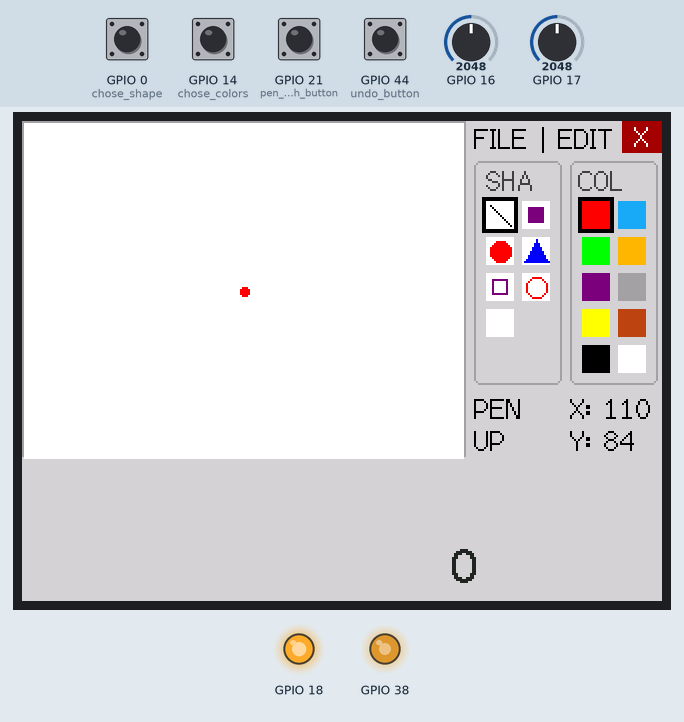
Bench run of a sketch on a simulated ESP32. On the bench: 320×240 colour display, output pins drawn as LEDs (lit = HIGH). The test bench sets the inputs (shaded band); at power-on: GPIO 0 (chose_shape), GPIO 14 (chose_colors), GPIO 21 (pen_push_button), GPIO 44 (undo_button) HIGH, GPIO 16 = 2048, GPIO 17 = 2048.

Above: at 1.4 s.
1.5 s: GPIO 21 (pen_push_button) pulled LOW for 0.15 s
At 2.5 s:
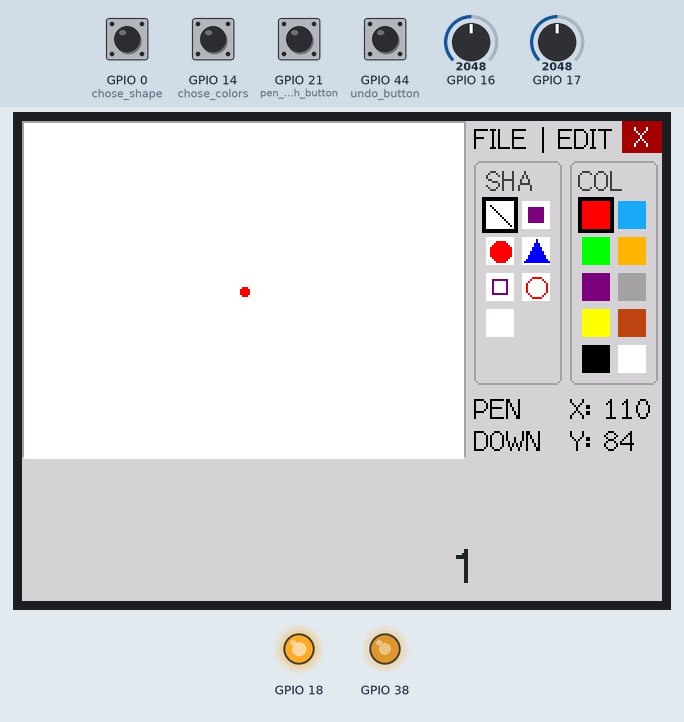
3.4 s: GPIO 0 (chose_shape) pulled LOW for 0.15 s
At 4.6 s:
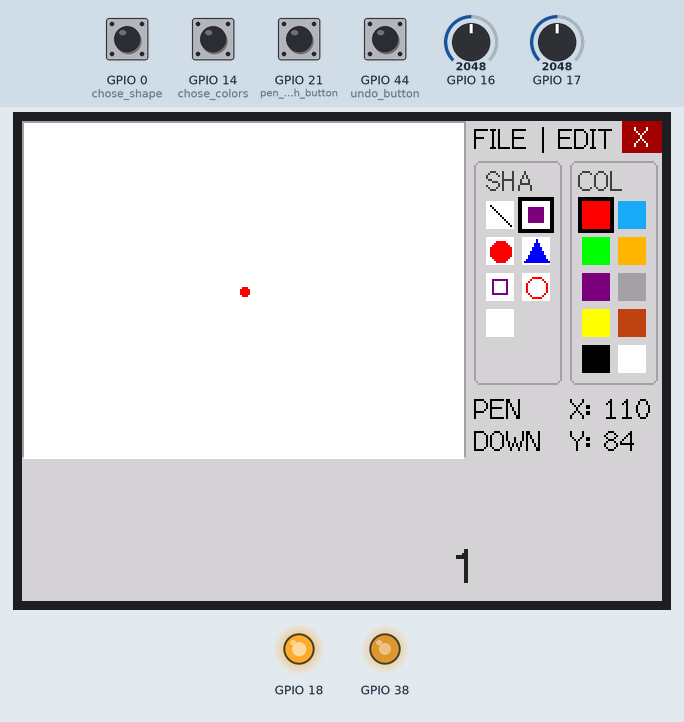
5.0 s: GPIO 16 set to 2145
6.6 s: GPIO 21 (pen_push_button) pulled LOW for 1 s
At 6.91 s:
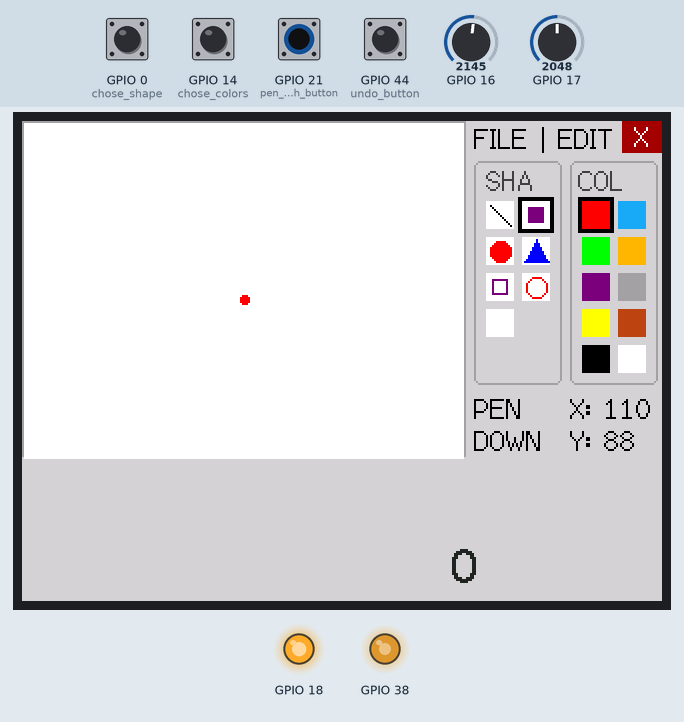
9.1 s: GPIO 44 (undo_button) pulled LOW for 0.15 s
At 9.18 s:
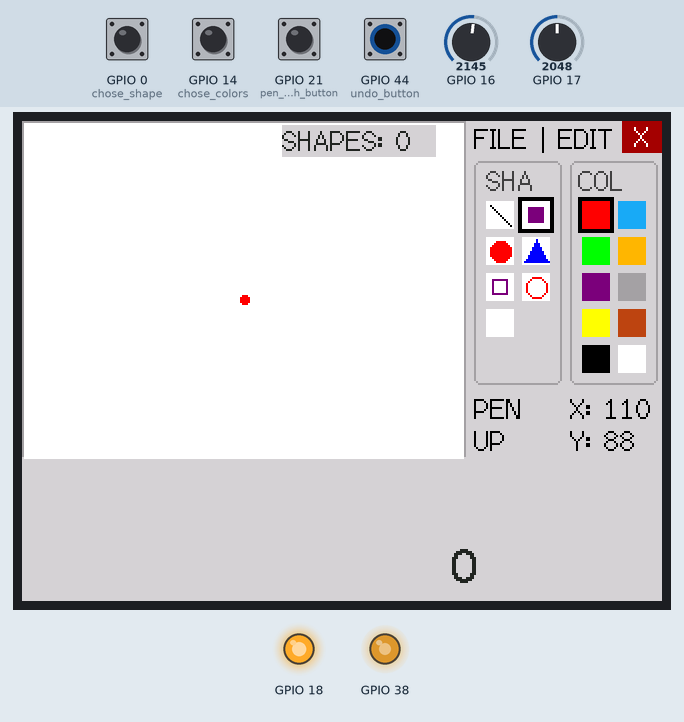
10.7 s: GPIO 14 (chose_colors) pulled LOW for 0.15 s
At 11.2 s:
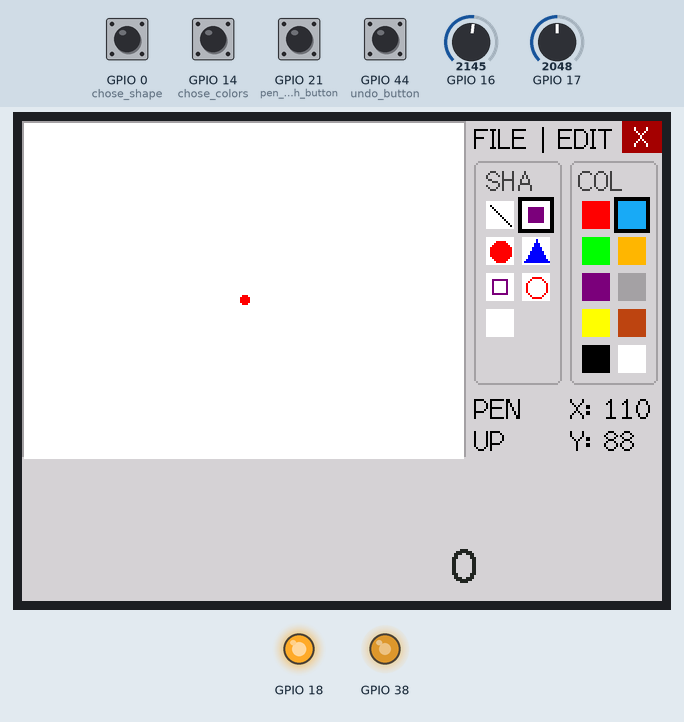
Timing chart, 0 to 13.3 s (numbered marks = the images above; inputs shaded):
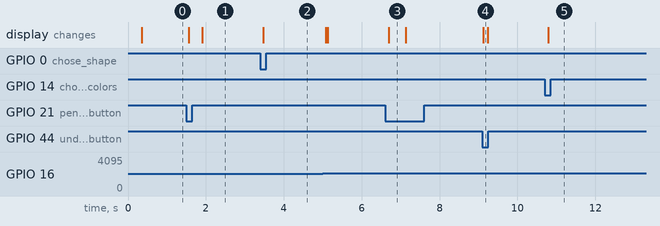

Measured:
- after the input at 1.5 s, the display: first changes after 0.06 s (image 1 shows a later state)
- after the input at 3.4 s, the display: changes after 0.07 s (image 2)
- after the input at 6.6 s, the display: changes after 0.10 s (image 3)
- after the input at 9.1 s, the display: changes at once (image 4)
- after the input at 10.7 s, the display: changes after 0.09 s (image 5)
- what the display in image 3 shows lasts 0.4 s, from 6.7 s to 7.1 s

The sketch:

Paint.ino
```cpp
#include <TFT_eSPI.h>
TFT_eSPI    tft = TFT_eSPI();
TFT_eSprite img = TFT_eSprite(&tft);
TFT_eSprite stats = TFT_eSprite(&tft);
#define gray  0xD69A
#define dgray 0xA514
#define ddgray 0x2124

int fase=0;
int debounce=0;
int debounce2=0;
int debounce3=0;
int debounce4=0;
int x,y;
int nShapes=0;
int chosenShape=0;
int tx1,ty1,tx2,ty2;

const int pwmFreq = 5000;
const int pwmResolution = 8;
const int pwmLedChannelTFT = 5;


int colorsY[10]={40,40,58,58,76,76,94,94,112,112};
int colorsX[10]={280,298,280,298,280,298,280,298,280,298};

int shapesY[8]={40,40,58,58,76,76,94,94};
int shapesX[8]={232,250,232,250,232,250,232,250};


unsigned short shapes[250][8];
const unsigned short colors[10]={TFT_RED,0x1D5E,TFT_GREEN,TFT_ORANGE,TFT_PURPLE,dgray,TFT_YELLOW, 0xBA22,TFT_BLACK,TFT_WHITE};
int c=0;

int imageW=220;
int imageH=168;

void setup() {
 pinMode(21,INPUT_PULLUP);  //pen push button
 pinMode(44,INPUT_PULLUP);   //undo button
 pinMode(0,INPUT_PULLUP);   //chose shape
 pinMode(14,INPUT_PULLUP);  //chose colors

  pinMode(18,OUTPUT);
  digitalWrite(18,1);

 tft.init();
 tft.setRotation(1);
 tft.fillScreen(gray);
 tft.setTextColor(TFT_WHITE,0xA000);
 tft.drawString(" X ",300,0,2);
  tft.setTextColor(TFT_BLACK,gray);

 tft.drawRect(0,0,imageW+2,imageH,dgray);
 tft.drawRoundRect(226,20,44,112,3,dgray);
 tft.drawRoundRect(274,20,44,112,3,dgray);

 tft.drawRoundRect(226,134,90,34,3,dgray);

 tft.drawString("FILE | EDIT",226,1,2);
 tft.setTextColor(0x4208,gray);
 tft.drawString("COL",278,22,2);
  tft.drawString("SHA",232,22,2);
 img.createSprite(imageW, imageH);
 stats.createSprite(90, 34);
 stats.setTextColor(TFT_BLACK,gray);
 img.fillSprite(TFT_WHITE);

shapes[0][0]=0;  //shape
shapes[0][1]=20; //x1 coordinae
shapes[0][2]=20; //x1 coordinae
shapes[0][3]=100; //x1 coordinae
shapes[0][4]=180; //x1 coordinae
shapes[0][5]=TFT_GREEN; //x1 coordinae
tft.setTextColor(ddgray,gray);
tft.drawString(String(fase),214,212,4);
//tft.fillRect(206,210,32,28,colors[c]);

int counter=0;

for(int j=0;j<10;j++)
tft.fillRect(colorsX[j],colorsY[j],14,14,colors[j]);
tft.drawRect(colorsX[c]-1,colorsY[c]-1,16,16,TFT_BLACK);
tft.drawRect(colorsX[c]-2,colorsY[c]-2,18,18,TFT_BLACK);

for(int m=0;m<7;m++)
tft.fillRect(shapesX[m],shapesY[m],14,14,TFT_WHITE);
tft.drawRect(shapesX[chosenShape]-1,shapesY[chosenShape]-1,16,16,TFT_BLACK);
tft.drawRect(shapesX[chosenShape]-2,shapesY[chosenShape]-2,18,18,TFT_BLACK);

tft.drawLine(shapesX[0]+2,shapesY[0]+2,shapesX[0]+12,shapesY[0]+12,TFT_BLACK);
tft.fillRect(shapesX[1]+3,shapesY[1]+3,8,8,TFT_PURPLE);
tft.fillCircle(shapesX[2]+7,shapesY[2]+7,5,TFT_RED);
tft.fillTriangle(shapesX[3]+1,shapesY[3]+12,shapesX[3]+13,shapesY[3]+12,shapesX[3]+7,shapesY[3]+1,TFT_BLUE);
tft.drawRect(shapesX[4]+3,shapesY[4]+3,8,8,TFT_PURPLE);
tft.drawCircle(shapesX[5]+7,shapesY[5]+7,5,TFT_RED);

 ledcSetup(0, 10000, 8);
     ledcAttachPin(38, 0);
     ledcWrite(0, 180);

}
 //0  is line, 1 is rect, 2 is circle, 3 is triangle

void loop() {
 x=map(analogRead(17),0,4095,0,imageW);
 y=map(analogRead(16),0,4095,0,imageH);
// tft.drawString("  "+String(x)+"     ",6,0,2);
// tft.drawString("  "+String(y)+"     ",26,0,2);
 draw(x,y);

}


void draw(int x,int y)
  {
   img.fillSprite(TFT_WHITE);
   stats.fillSprite(gray);

   stats.drawString( "X: "+String(x),48,2,2);
   stats.drawString("Y: "+String(y),48,18,2);
   stats.drawString("PEN",0,2,2);
   if(fase==0)
   stats.drawString("UP",0,18,2);
   else
   stats.drawString("DOWN",0,18,2);


   //draw Old Objects
   for(int i=0;i<nShapes;i++){
   if(shapes[i][0]==0) //line
   img.drawLine(shapes[i][1],shapes[i][2],shapes[i][3],shapes[i][4],shapes[i][5]);
   if(shapes[i][0]==1) //rect
   img.fillRect(shapes[i][1],shapes[i][2],shapes[i][3]-shapes[i][1],shapes[i][4]-shapes[i][2],shapes[i][5]);
   if(shapes[i][0]==4) //rect
   img.drawRect(shapes[i][1],shapes[i][2],shapes[i][3]-shapes[i][1],shapes[i][4]-shapes[i][2],shapes[i][5]);
   if(shapes[i][0]==2) //circle
   img.fillCircle(shapes[i][1],shapes[i][2],shapes[i][4]/2,shapes[i][5]);
   if(shapes[i][0]==5) //circle
   img.drawCircle(shapes[i][1],shapes[i][2],shapes[i][4]/2,shapes[i][5]);
   if(shapes[i][0]==3) //triangle
   img.fillTriangle(shapes[i][1],shapes[i][2],shapes[i][3],shapes[i][4],shapes[i][6],shapes[i][7],shapes[i][5]);
   }


    if(digitalRead(44)==0) // delete shapes
   {
   if(debounce4==0)
     {
      debounce4=1;
        if(nShapes>0){
      nShapes--;
      tft.drawString("SHAPES: "+String(nShapes)+"  ",130,2,2);
      fase=0;}
      delay(100);
     }
   }else debounce4=0;

    if(digitalRead(0)==0) // chose shapes
   {
   if(debounce3==0)
     {
      debounce3=1;
      tft.drawRect(shapesX[chosenShape]-1,shapesY[chosenShape]-1,16,16,gray);
      tft.drawRect(shapesX[chosenShape]-2,shapesY[chosenShape]-2,18,18,gray);
      chosenShape++;
      if(chosenShape>6)
      chosenShape=0;
      tft.drawRect(shapesX[chosenShape]-1,shapesY[chosenShape]-1,16,16,TFT_BLACK);
      tft.drawRect(shapesX[chosenShape]-2,shapesY[chosenShape]-2,18,18,TFT_BLACK);
      delay(100);
     }
   }else debounce3=0;

   if(digitalRead(14)==0) // chose colors 14
   {
   if(debounce2==0)
     {
      debounce2=1;


      tft.drawRect(colorsX[c]-1,colorsY[c]-1,16,16,gray);
      tft.drawRect(colorsX[c]-2,colorsY[c]-2,18,18,gray);
       c++;
       if(c>9)
       c=0;
      tft.drawRect(colorsX[c]-1,colorsY[c]-1,16,16,TFT_BLACK);
      tft.drawRect(colorsX[c]-2,colorsY[c]-2,18,18,TFT_BLACK);


     // tft.fillRect(206,210,32,28,colors[c]);
      delay(100);
     }
   }else debounce2=0;

   if(digitalRead(21)==0)
   {
   if(debounce==0)
       {
        if(chosenShape==3)
        {
        debounce=1;
        fase++;
        tft.drawString(String(fase),214,212,4);
        if(fase==1)
        {
          tx1=x;
          ty1=y;
          fase++;
        }
          if(fase==3)
        {
          tx2=x;
          ty2=y;
          fase++;
        }
        if(fase==5)
        {

          shapes[nShapes][0]=chosenShape;
          shapes[nShapes][1]=tx1;
          shapes[nShapes][2]=ty1;
          shapes[nShapes][3]=tx2;
          shapes[nShapes][4]=ty2;
          shapes[nShapes][6]=x;
          shapes[nShapes][7]=y;
          shapes[nShapes][5]=colors[c];
          nShapes++;
         tft.drawString("SHAPES: "+String(nShapes),130,3,2);
          fase=0;
          tft.drawString(String(fase),214,212,4);
        }

        }else{
        debounce=1;
        fase++;
         tft.drawString(String(fase),214,212,4);

        if(fase==1)
        {
          tx1=x;
          ty1=y;
          fase++;
        }
        if(fase==3)
        {

          shapes[nShapes][0]=chosenShape;
          shapes[nShapes][1]=tx1;
          shapes[nShapes][2]=ty1;
          shapes[nShapes][3]=x;
          shapes[nShapes][4]=y;
          shapes[nShapes][5]=colors[c];
          fase=0;
          nShapes++;
          tft.drawString(String(fase),214,212,4);

        }
       }}
       delay(100);
   }else {debounce=0;}


    if(chosenShape==0 && fase==2)
    img.drawLine(tx1,ty1,x,y,colors[c]);
    if(chosenShape==1 && fase==2)
    img.fillRect(tx1,ty1,x-tx1,y-ty1,colors[c]);
    if(chosenShape==4 && fase==2)
    img.drawRect(tx1,ty1,x-tx1,y-ty1,colors[c]);
    if(chosenShape==2 && fase==2)
    img.fillCircle(tx1,ty1,y/2,colors[c]);
    if(chosenShape==5 && fase==2)
    img.drawCircle(tx1,ty1,y/2,colors[c]);
    if(chosenShape==3 && fase==4)
    img.fillTriangle(tx1,ty1,tx2,ty2,x,y,colors[c]);


   img.fillCircle(x,y,2,TFT_RED);
   img.pushSprite(1, 1);
   stats.pushSprite(226,134);
  }
```
